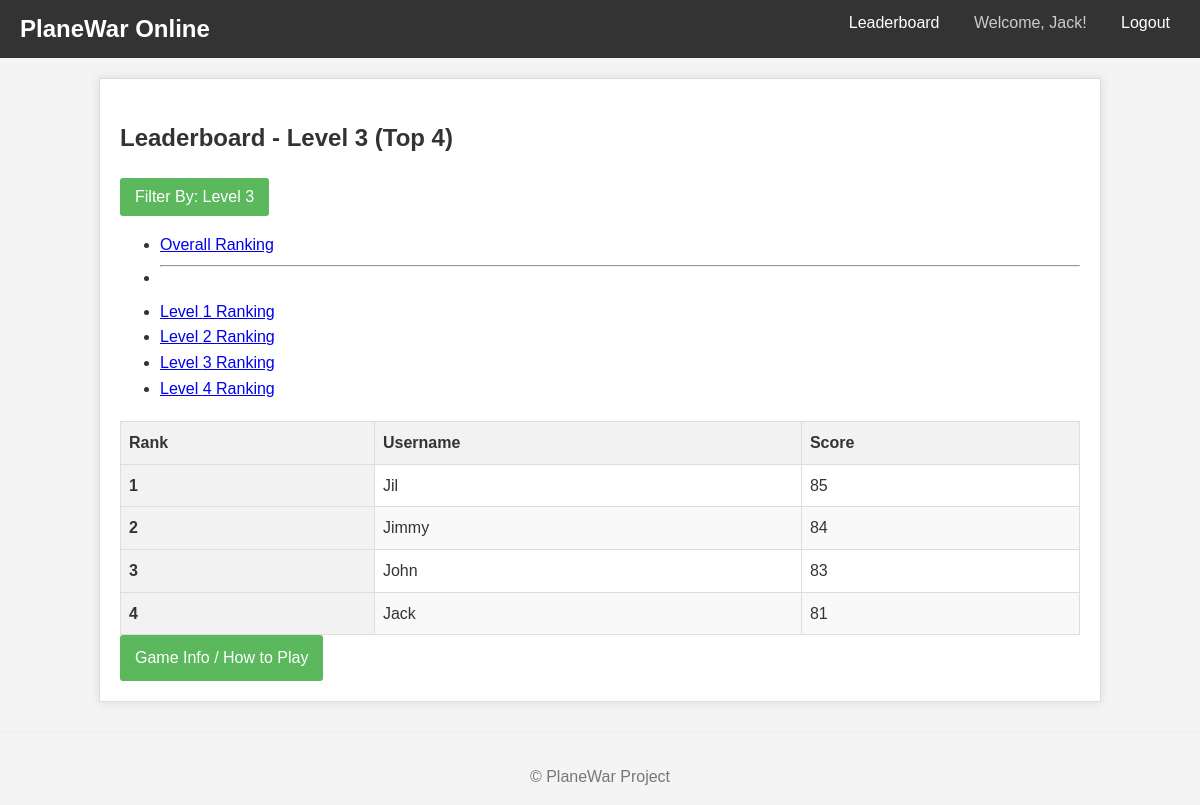
The app's page /leaderboard/level/3 (signed in) with its own data.
### models.py (models this page shows, shortened)
class User(UserMixin, db.Model):
    __tablename__ = 'users'
    id = db.Column(db.Integer, primary_key=True)
    username = db.Column(db.String(64), index=True, unique=True, nullable=False)
    password_hash = db.Column(db.String(128), nullable=False)
    scores = db.relationship('Score', backref='player', lazy='dynamic', cascade="all, delete-orphan")

### views.py (the view)
@bp.route('/leaderboard')
@bp.route('/leaderboard/level/<int:level_num>')
@login_required # Keep login required for viewing leaderboards
def leaderboard(level_num=None):
    try:
        available_levels = get_distinct_levels() # Get levels for dropdown/links
        leaderboard_data = []
        leaderboard_title = ""
        current_level_filter = "Overall" # Default display filter name
        if level_num is not None:
            if level_num not in available_levels:
                 flash(f"Level {level_num} does not exist or has no scores.", "warning")
                 return redirect(url_for('views.leaderboard')) # Redirect to overall on invalid level
            leaderboard_data = get_leaderboard_by_level(level_num)
            leaderboard_title = f"Leaderboard - Level {level_num} (Top {len(leaderboard_data)})"
            current_level_filter = f"Level {level_num}"
        else:
            leaderboard_data = get_overall_leaderboard()
            leaderboard_title = f"Overall Leaderboard (Top {len(leaderboard_data)})"
        return render_template('leaderboard.html',
                               title=leaderboard_title,
                               scores_data=leaderboard_data,
                               available_levels=available_levels,
                               current_level_filter=current_level_filter
                              )
    except Exception as e:
        print(f"Error loading leaderboard view: {e}")
        flash("An error occurred while loading the leaderboard.", "danger")
        return redirect(url_for('views.index')) # Redirecting back to index is safer

### leaderboard_service.py (called while the page is built)
def get_distinct_levels():
    levels = db.session.query(Score.level)\
                       .distinct()\
                       .order_by(Score.level.asc())\
                       .all()
    distinct_levels = [level[0] for level in levels] # Extract level numbers from tuples
    return distinct_levels

### models.py (called while the page is built)
@login_manager.user_loader
def load_user(user_id):
    try:
        return db.session.get(User, int(user_id))
    except (TypeError, ValueError):
        return None

### templates/leaderboard.html (shortened to what this page needs)
{% extends "base.html" %}
{% block content %}
    <h2>{{ title }}</h2>
    <div class="leaderboard-controls mb-3">
        <div class="dropdown">
            <button class="btn btn-secondary dropdown-toggle" type="button" id="leaderboardTypeDropdown" data-bs-toggle="dropdown" aria-expanded="false">
                Filter By: {{ current_level_filter }}
            </button>
            <ul class="dropdown-menu" aria-labelledby="leaderboardTypeDropdown">
                <li><a class="dropdown-item {% if current_level_filter == 'Overall' %}active{% endif %}"
                       href="{{ url_for('views.leaderboard') }}">Overall Ranking</a></li>
                {% if available_levels %}
                    <li><hr class="dropdown-divider"></li>
                    {% for level in available_levels %}
                    <li><a class="dropdown-item {% if current_level_filter == 'Level ' + level|string %}active{% endif %}"
                           href="{{ url_for('views.leaderboard', level_num=level) }}">Level {{ level }} Ranking</a></li>
                    {% endfor %}
                {% endif %}
            </ul>
        </div>
    </div>
    {% if scores_data %}
        <div class="table-responsive">
            <table class="table table-striped table-hover">
                <thead>
                    <tr>
                        <th scope="col">Rank</th>
                        <th scope="col">Username</th>
                        <th scope="col">Score</th>
                    </tr>
                </thead>
                <tbody>
                    {% for item in scores_data %}
                    <tr>
                        <th scope="row">{{ item.rank }}</th>
                        <td>{{ item.username }}</td>
                        <td>{{ item.score }}</td>
                    </tr>
                    {% endfor %}
                </tbody>
            </table>
        </div>
    {% else %}
        <p class="text-center fst-italic">No scores submitted yet for this leaderboard view.</p>
    {% endif %}
    {% if current_user.is_authenticated %}
        <div class="mt-3">
             <a href="{{ url_for('views.game') }}" class="btn btn-info">Game Info / How to Play</a>
        </div>
    {% endif %}
{% endblock %}

### templates/base.html (shortened to what this page needs)
<!DOCTYPE html>
<html lang="en">
<head>
    <link rel="stylesheet" href="{{ url_for('static', filename='style.css') }}">
</head>
<body>
    <nav>
        <h1>PlaneWar Online</h1>
        <ul>
            <li><a href="{{ url_for('views.leaderboard') }}">Leaderboard</a></li>
            {% if current_user.is_authenticated %}
                <li><span>Welcome, {{ current_user.username }}!</span></li>
                <li><a href="{{ url_for('auth.logout') }}">Logout</a></li>
            {% else %}
                <li><a href="{{ url_for('auth.login') }}">Login</a></li>
                <li><a href="{{ url_for('auth.register') }}">Register</a></li>
            {% endif %}
        </ul>
    </nav>
    <div class="container">
        {% block content %}
        {% endblock %}
    </div>
    <footer>
        <p>&copy; {{ now.year }} PlaneWar Project</p>
    </footer>
</body>
</html>

### static/style.css (style rules this page uses)
body { font-family: sans-serif; line-height: 1.6; margin: 0; padding: 0; background-color: #f4f4f4; color: #333; }
.container { max-width: 960px; margin: 20px auto; padding: 20px; background-color: #fff; border: 1px solid #ddd; box-shadow: 0 0 10px rgba(0, 0, 0, 0.1); }
nav { background-color: #333; color: #fff; padding: 10px 0; margin-bottom: 20px; }
nav h1 { display: inline-block; margin: 0 0 0 20px; font-size: 1.5em; }
nav ul { list-style: none; padding: 0; margin: 0; float: right; }
nav ul li { display: inline-block; margin-right: 20px; }
nav ul li a { color: #fff; text-decoration: none; padding: 5px 10px; }
nav ul li span { color: #ccc; }
button.btn, a.btn { display: inline-block; background-color: #5cb85c; color: white; padding: 10px 15px; border: none; border-radius: 3px; cursor: pointer; text-decoration: none; font-size: 1em; }
table { width: 100%; border-collapse: collapse; margin-top: 20px; }
table th, table td { border: 1px solid #ddd; padding: 8px; text-align: left; }
table th { background-color: #f2f2f2; font-weight: bold; }
table tbody tr:nth-child(even) { background-color: #f9f9f9; }
footer { text-align: center; margin-top: 30px; padding-top: 15px; border-top: 1px solid #eee; color: #777; }

### records on screen
User: username "Jack", rank "4", score "81"
User: rank "1", username "Jil", score "85"
User: rank "2", username "Jimmy", score "84"
User: rank "3", username "John", score "83"

### other values on screen
{{ title }} "Leaderboard - Level 3 (Top 4)"
{{ current_level_filter }} "Level 3"
{{ level }} "1" "2" "3" "4"
